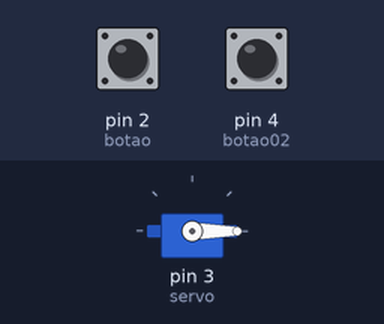
Recording of a sketch running on a simulated Arduino Uno, built with avr-gcc and run on an emulated ATmega328P. Parts: servo. The test bench sets the inputs (shaded band); at power-on: pin 2 (botao) LOW, pin 4 (botao02) LOW.

Above: at 3.2 s.
3.3 s: pin 2 (botao) pulled HIGH for 0.15 s
At 4.6 s:
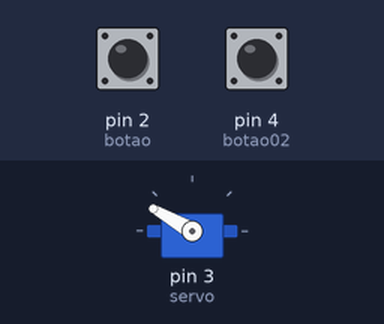
4.9 s: pin 4 (botao02) pulled HIGH for 0.15 s
At 6.1 s:
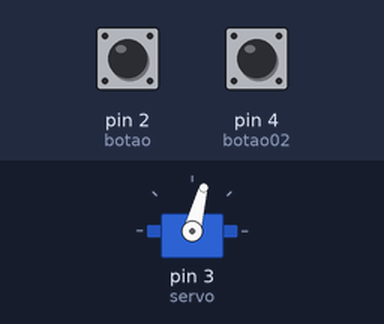
6.5 s: pin 2 (botao) pulled HIGH for 1 s
At 7.0 s:
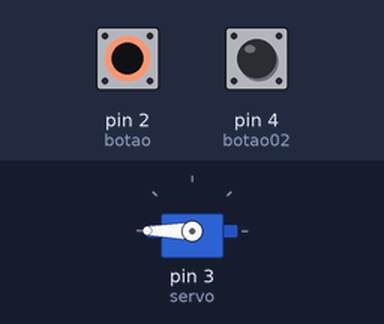
9.0 s: pin 4 (botao02) pulled HIGH for 1 s
At 9.16 s:
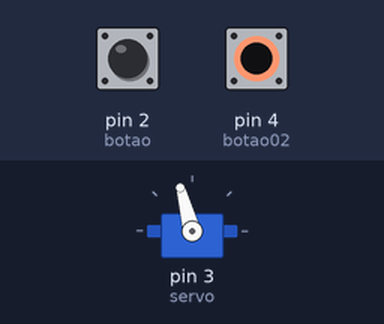
11.5 s: pin 2 (botao) pulled HIGH for 3.2 s
At 12.2 s:
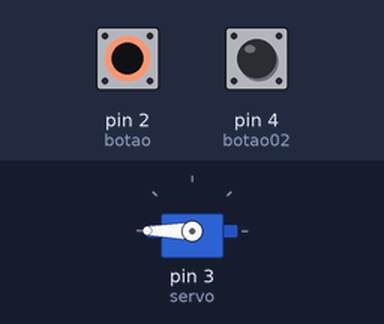
16.2 s: pin 4 (botao02) pulled HIGH for 0.15 s
At 17.1 s:
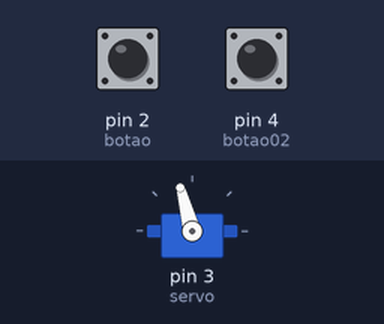
Timing chart, 0 to 18.8 s (numbered marks = the images above; inputs shaded):
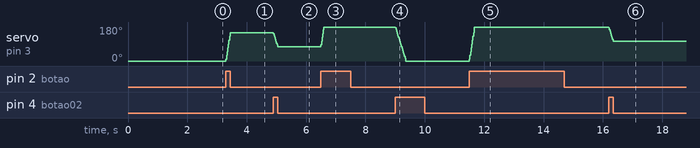

Measured:
- after the input at 3.3 s, servo on pin 3 (servo): 0° → 150° at once
- after the input at 4.9 s, servo on pin 3 (servo): 150° → 75° at once
- after the input at 6.5 s, servo on pin 3 (servo): 75° → 180° at once
- after the input at 9.0 s, servo on pin 3 (servo): moves from 180° to 0° over 0.35 s, starting at once
- after the input at 11.5 s, servo on pin 3 (servo): moves from 0° to 180° over 0.17 s, starting at once
- after the input at 16.2 s, servo on pin 3 (servo): 180° → 105° at once

The sketch:

projeto_servo_motor1.ino
```cpp
// BIBLIOTECA DO SERVO MOTOR
#include <Servo.h>

// CRIANDO OBJETO DO TIPO SERVO MOTOR
Servo objetoservo;

// VARIÁVEIS PARA SALVAR AS PORTAS DO SERVO E DOS BOTÕES
int servo = 3;
int botao = 2;     // Botão para aumentar a posição
int botao02 = 4;   // Botão para diminuir a posição

// VARIÁVEIS PARA A POSIÇÃO DO SERVO
int posicao = 0;   // Posição inicial do servo
int posicao02 = 180; // Posição máxima do servo

void setup() {
  // Inicialização do servo
  objetoservo.attach(servo);

  // DEFINIR BOTÕES COMO ENTRADA
  pinMode(botao, INPUT);
  pinMode(botao02, INPUT);

  // Definir a posição inicial do servo
  objetoservo.write(posicao);
  delay(2000);
}

void loop() {
  // SE O BOTÃO 1 FOR PRESSIANDO, GIRA O SERVO A 1°
  if (digitalRead(botao) == HIGH && posicao < 180) {
    posicao = posicao +10;// PODE SER USADO TAMBEM posicao ++10
    objetoservo.write(posicao);
    delay(10); // Atraso para o movimento
  }

  // SE O BOTÃO 2 FOR PRESSIANDO, RETROCEDE O SERVO A 1°
  if (digitalRead(botao02) == HIGH && posicao > 0) {
    posicao = posicao -5;// PODE SER USADO TAMBEM posicao -- 5;
    objetoservo.write(posicao);
    delay(10); // Atraso para o movimento
  }
}
```
